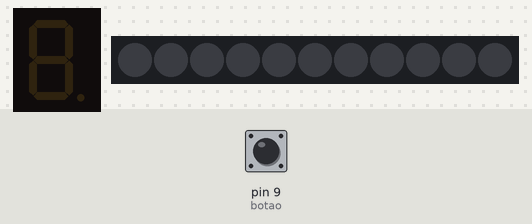
Bench run of a sketch on a simulated Arduino Uno, built with avr-gcc and run on an emulated ATmega328P. Parts: 1-digit seven-segment display, 11 RGB LEDs in strip order, left to right. Wiring (inferred from the names in the program): 1-digit 7-segment display, segments lit when HIGH: segments pin 2, pin 3, pin 4, pin 5, pin 6, pin 7, pin 8. The inputs (shaded band) are chosen by the test bench; at power-on: pin 9 (botao) LOW. Dim RGB values are drawn brighter than linear; random numbers use the default seed unless the sketch sets one; the segment pins are drawn as the display they are named for.

Above: at 2.8 s.
2.9 s: pin 9 (botao) pulled HIGH for 1.2 s
At 3.8 s:
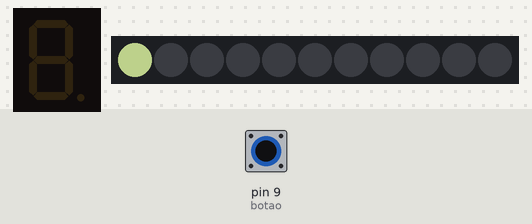
20.5 s: pin 9 (botao) pulled HIGH for 3.2 s
At 23.3 s:
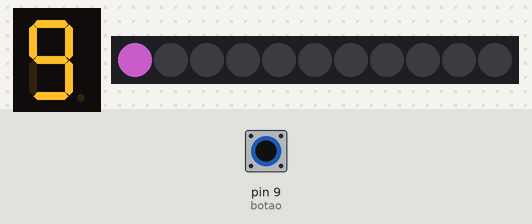
Timing chart, 0 to 24.8 s (numbered marks = the images above; inputs shaded):
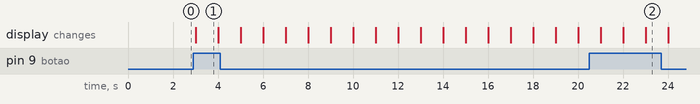

Measured:
- what the display in image 1 shows lasts 1.0 s, from 3.0 s to 4.0 s

The sketch:

1-_C_digo_contador_Arduino.ino
```cpp
#include <Adafruit_NeoPixel.h>

#define botao 9
#define PIN 10
#define NUMPIXELS 11

Adafruit_NeoPixel pixels = Adafruit_NeoPixel(NUMPIXELS, PIN, NEO_GRB + NEO_KHZ800);

unsigned const int A = 2;
unsigned const int B = 3;
unsigned const int C = 4;
unsigned const int D = 5;
unsigned const int E = 6;
unsigned const int F = 7;
unsigned const int G = 8;
int estadoBotao = 0;
int vermelho = 0;
int verde = 0;
int azul = 0;

void setColor(){
  vermelho = random(0, 255);
  verde = random(0,255);
  azul = random(0, 255);
  Serial.print("Vermelho: ");
  Serial.println(vermelho);
  Serial.print("Verde: ");
  Serial.println(verde);
  Serial.print("Azul: ");
  Serial.println(azul);
}

void setup() {
  pinMode(A, OUTPUT);
  pinMode(B, OUTPUT);
  pinMode(C, OUTPUT);
  pinMode(D, OUTPUT);
  pinMode(E, OUTPUT);
  pinMode(F, OUTPUT);
  pinMode(G, OUTPUT);
  pinMode(botao, INPUT);
  pixels.begin();
}
void loop() {
  estadoBotao = digitalRead(botao);
  setColor();
   if (estadoBotao == 1){
     for(int i=0;i<NUMPIXELS;i++){
       if (i <= 9){
         pixels.setPixelColor(i, pixels.Color(vermelho, verde, azul));
       	 pixels.show();
         delay(1000);
       }
       else {
         pixels.setPixelColor(0, pixels.Color(0, 0, 0));
         pixels.setPixelColor(1, pixels.Color(0, 0, 0));
         pixels.setPixelColor(2, pixels.Color(0, 0, 0));
         pixels.setPixelColor(3, pixels.Color(0, 0, 0));
         pixels.setPixelColor(4, pixels.Color(0, 0, 0));
         pixels.setPixelColor(5, pixels.Color(0, 0, 0));
         pixels.setPixelColor(6, pixels.Color(0, 0, 0));
         pixels.setPixelColor(7, pixels.Color(0, 0, 0));
         pixels.setPixelColor(8, pixels.Color(0, 0, 0));
         pixels.setPixelColor(9, pixels.Color(0, 0, 0));
         pixels.show();
       }
     }
     // Liga 0
     digitalWrite(A, HIGH);
     digitalWrite(B, HIGH);
     digitalWrite(C, HIGH);
     digitalWrite(D, HIGH);
     digitalWrite(E, HIGH);
     digitalWrite(F, HIGH);
     digitalWrite(G, LOW);
     delay(1000);

     // Liga 1
     digitalWrite(A, LOW);
     digitalWrite(B, HIGH);
     digitalWrite(C, HIGH);
     digitalWrite(D, LOW);
     digitalWrite(E, LOW);
     digitalWrite(F, LOW);
     digitalWrite(G, LOW);
     delay(1000);

     // Liga 2
     digitalWrite(A, HIGH);
     digitalWrite(B, HIGH);
     digitalWrite(C, LOW);
     digitalWrite(D, HIGH);
     digitalWrite(E, HIGH);
     digitalWrite(F, LOW);
     digitalWrite(G, HIGH);
     delay(1000);

      // Liga 3
     digitalWrite(A, HIGH);
     digitalWrite(B, HIGH);
     digitalWrite(C, HIGH);
     digitalWrite(D, HIGH);
     digitalWrite(E, LOW);
     digitalWrite(F, LOW);
     digitalWrite(G, HIGH);
     delay(1000);

     // Liga 4
     digitalWrite(A, LOW);
     digitalWrite(B, HIGH);
     digitalWrite(C, HIGH);
     digitalWrite(D, LOW);
     digitalWrite(E, LOW);
     digitalWrite(F, HIGH);
     digitalWrite(G, HIGH);
     delay(1000);

     // Liga 5
     digitalWrite(A, HIGH);
     digitalWrite(B, LOW);
     digitalWrite(C, HIGH);
     digitalWrite(D, HIGH);
     digitalWrite(E, LOW);
     digitalWrite(F, HIGH);
     digitalWrite(G, HIGH);
     delay(1000);

     // Liga 6
     digitalWrite(A, HIGH);
     digitalWrite(B, LOW);
     digitalWrite(C, HIGH);
     digitalWrite(D, HIGH);
     digitalWrite(E, HIGH);
     digitalWrite(F, HIGH);
     digitalWrite(G, HIGH);
     delay(1000);

     // Liga 7
     digitalWrite(A, HIGH);
     digitalWrite(B, HIGH);
     digitalWrite(C, HIGH);
     digitalWrite(D, LOW);
     digitalWrite(E, LOW);
     digitalWrite(F, LOW);
     digitalWrite(G, LOW);
     delay(1000);

     // Liga 8
     digitalWrite(A, HIGH);
     digitalWrite(B, HIGH);
     digitalWrite(C, HIGH);
     digitalWrite(D, HIGH);
     digitalWrite(E, HIGH);
     digitalWrite(F, HIGH);
     digitalWrite(G, HIGH);
     delay(1000);

     // Liga 9
     digitalWrite(A, HIGH);
     digitalWrite(B, HIGH);
     digitalWrite(C, HIGH);
     digitalWrite(D, HIGH);
     digitalWrite(E, LOW);
     digitalWrite(F, HIGH);
     digitalWrite(G, HIGH);
     delay(1000);
    }
    else {
      digitalWrite(A, LOW);
      digitalWrite(B, LOW);
      digitalWrite(C, LOW);
      digitalWrite(D, LOW);
      digitalWrite(E, LOW);
      digitalWrite(F, LOW);
      digitalWrite(G, LOW);
      delay(1000);
    }
}
```
